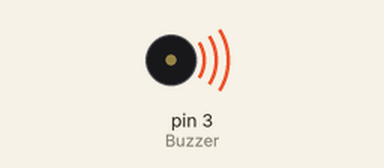
The sketch below on a simulated Arduino Uno, built with avr-gcc and run on an emulated ATmega328P. Shown: buzzer (waves = sounding).

Above: at 0.2 s.
At 5.6 s:
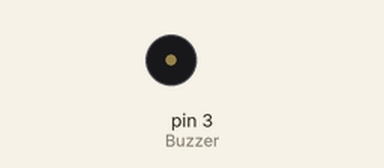
Timing chart, 0 to 8.1 s (numbered marks = the images above):
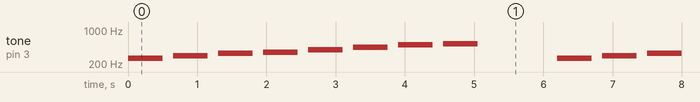

The sketch:

P8-Buzzer-Fonction.ino
```cpp
// Croquis P8-Buzzer-Fonction.ino

//----- CONSTANTES --------------------------------------------
#define Buzzer 3    // BUZZER raccordé à la ligne d'E/S 3
//----- VARIABLES ---------------------------------------------
int duree = 500;    // durée des notes
int pause = duree * 1.30;   // Pause entre les notes (30 % de plus que la durée des notes)
char gamme[] = "cdefgabC";  // la gamme
//--------------- PROCEDURE D'INITIALISATION ------------------
void setup() {
  pinMode(Buzzer, OUTPUT);   // Ligne Buzzer en sortie
}
//--------------- BOUCLE PRINCIPALE ---------------------------
void loop(){
  for (int i = 0; i < sizeof(gamme)-1; i++){
    tone(Buzzer, donneFrequence(gamme[i]), duree);
    delay(pause);
  }
  delay(1000);
}

//--------------- DEFINITION DE LA FONCTION -------------------
int donneFrequence(char note) { // on recherche la fréquence de "note"
  char noms[] = {'c', 'd', 'e', 'f', 'g', 'a', 'b', 'C' }; // nom des notes
  int frequences[] = {262, 294, 330, 349, 392, 440, 494, 523}; // fréquences associées

  // Recherche de la fréquence associée à "note"
  for (int i = 0; i < 8; i++) { // 8 car il y a 8 notes
    if (noms[i] == note) { // on parcourt les noms jusqu'à trouver "note"
      return(frequences[i]); // on a trouvé, on retourne la fréquence
    }
  }
}
```

Measured:
- by itself, tone on pin 3 (Buzzer): repeats every 6.2 s: silent 0.15 s, 294 Hz 0.50 s, silent 0.15 s, 330 Hz 0.50 s, silent 0.15 s, 349 Hz 0.50 s, silent 0.15 s, 392 Hz 0.50 s, silent 0.15 s, 440 Hz 0.50 s, silent 0.15 s, 494 Hz 0.50 s, silent 0.15 s, 523 Hz 0.50 s, silent 1.2 s, 262 Hz 0.50 s
